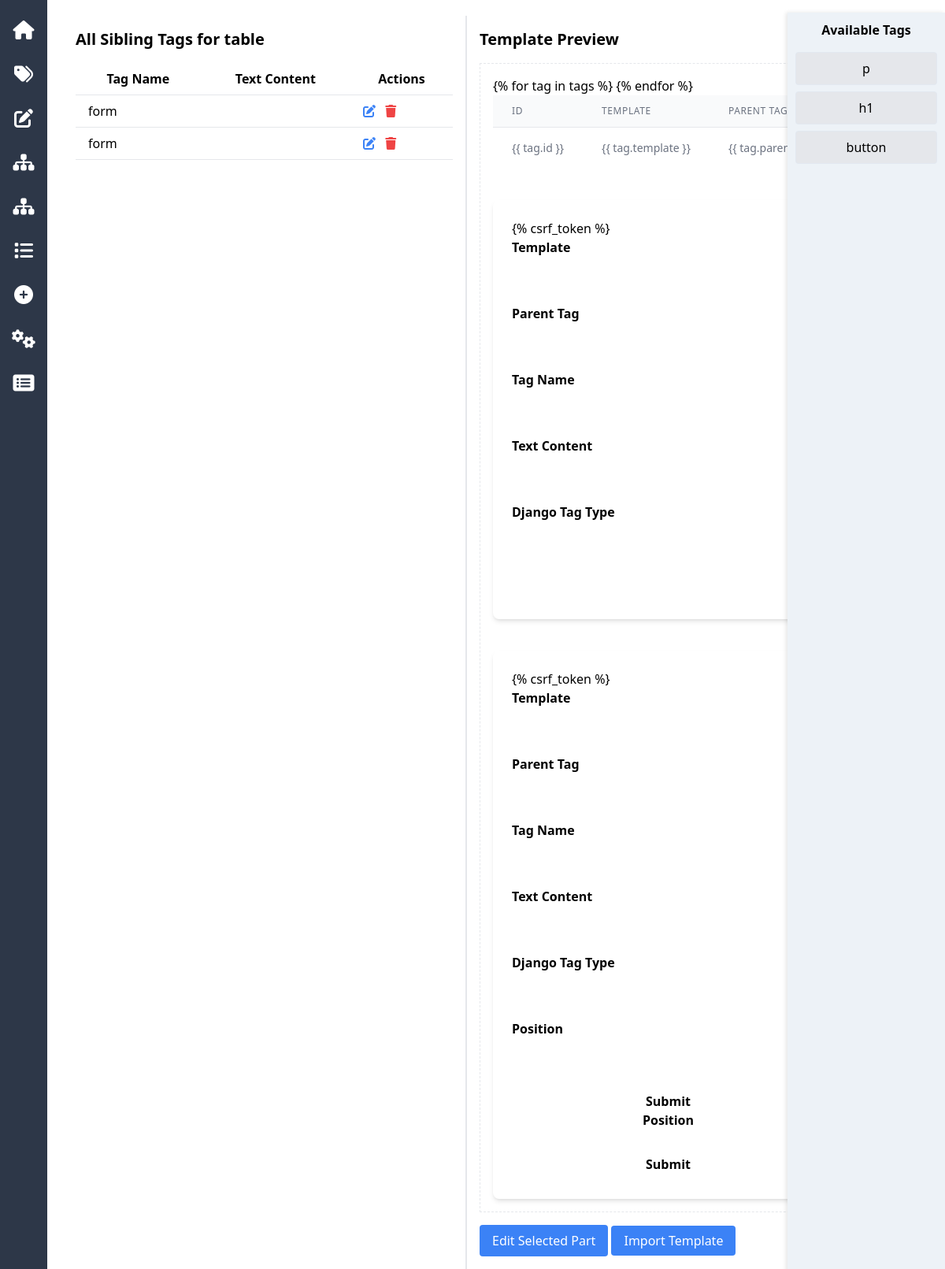
Screenshot of /idd/template/9/view-all-siblings/?tag_id=203 (signed in) with the database file from the repository.
### idd/models.py (models this page shows, shortened)
class Tag(models.Model):
    template = models.ForeignKey(Template, related_name='tags', on_delete=models.CASCADE)
    parent_tag = models.ForeignKey('self', related_name='children', null=True, blank=True, on_delete=models.CASCADE)
    tag_name = models.CharField(max_length=50)
    text_content = models.TextField(blank=True)
    classes = models.ManyToManyField('Class', related_name='tags', through='TagClass')
    django_tag_type = models.CharField(
        max_length=50,
        blank=True,
        null=True,
        choices=[
            ('csrf_token', 'CSRF Token'),
            ('for', 'For Loop'),
            ('endfor', 'End For Loop'),
            ('if', 'If Condition'),
            ('endif', 'End If Condition'),
            ('block', 'Block Tag'),
            ('endblock', 'End Block Tag'),
            ('extends', 'Extends Tag'),
        ]
    )
    position = models.PositiveIntegerField(default=0)
    class Meta:
        unique_together = ('position', 'parent_tag')

### idd/views.py (the view)
# urls.py: path('template/<int:template_id>/view-all-siblings/', view_all_siblings, name='view_all_siblings'),
def view_all_siblings(request, template_id):
    tag_id = request.GET.get('tag_id')
    current_tag = get_object_or_404(Tag, id=tag_id)
    if current_tag.parent_tag:
        siblings = Tag.objects.filter(
            parent_tag=current_tag.parent_tag
        ).exclude(id=current_tag.id)
    else:
        siblings = Tag.objects.filter(
            parent_tag=None,
            template=current_tag.template
        ).exclude(id=current_tag.id)
    data = get_common_data(template_id, tag_id)
    data.update({
        'current_tag': current_tag,
        'siblings': siblings
    })
    return render_with_context(request, 'view_all_siblings.html', data)

### authApp/autoLogoutMiddleware.py (called while the page is built, shortened)
    def __call__(self, request):
        if request.user.is_authenticated:
            last_activity = request.session.get('last_activity')
            current_time = now()
            request.session['last_activity'] = current_time.isoformat()
        return self.get_response(request)

### idd/views.py (called while the page is built)
def render_with_context(request, template_name, context=None, additional_data=None):
    if context is None:
        context = {}
    if additional_data:
        context.update(additional_data)
    return render(request, template_name, context)

def get_common_data(template_id, tag_id=None):
    template = get_object_or_404(Template, id=template_id)
    tag = get_object_or_404(Tag, id=tag_id) if tag_id else None
    html_structure = generate_template_by_id(template_id)
    return {
        'template': template,
        'tag': tag,
        'html_structure': html_structure
    }

### idd/templates/view_all_siblings.html
{% extends 'base_template.html' %}
{% block content %}
<div class="mb-4">
    <h2 class="text-xl font-bold mb-4">All Sibling Tags for {{ tag.tag_name }}</h2>
    <table class="min-w-full bg-white">
        <thead>
            <tr>
                <th class="py-2 px-4 border-b">Tag Name</th>
                <th class="py-2 px-4 border-b">Text Content</th>
                <th class="py-2 px-4 border-b">Actions</th>
            </tr>
        </thead>
        <tbody>
            {% for tag in siblings %}
            <tr>
                <td class="py-2 px-4 border-b">{{ tag.tag_name }}</td>
                <td class="py-2 px-4 border-b">{{ tag.text_content }}</td>
                <td class="py-2 px-4 border-b">
                    <a href="{% url 'view_all_children' template.id %}?tag_id={{ tag.id }}" class="text-blue-500 hover:text-blue-700 mr-2">
                        <i class="fas fa-edit"></i>
                    </a>
                    <a href="{% url 'delete_tag' template.id %}?tag_id={{ tag.id }}" class="text-red-500 hover:text-red-700">
                        <i class="fas fa-trash"></i>
                    </a>
                </td>
            </tr>
            {% endfor %}
        </tbody>
    </table>
</div>
{% endblock %}

### rows the page displays
Tag: tag_name "table"
Tag: tag_name "form"
Tag: tag_name "form"
